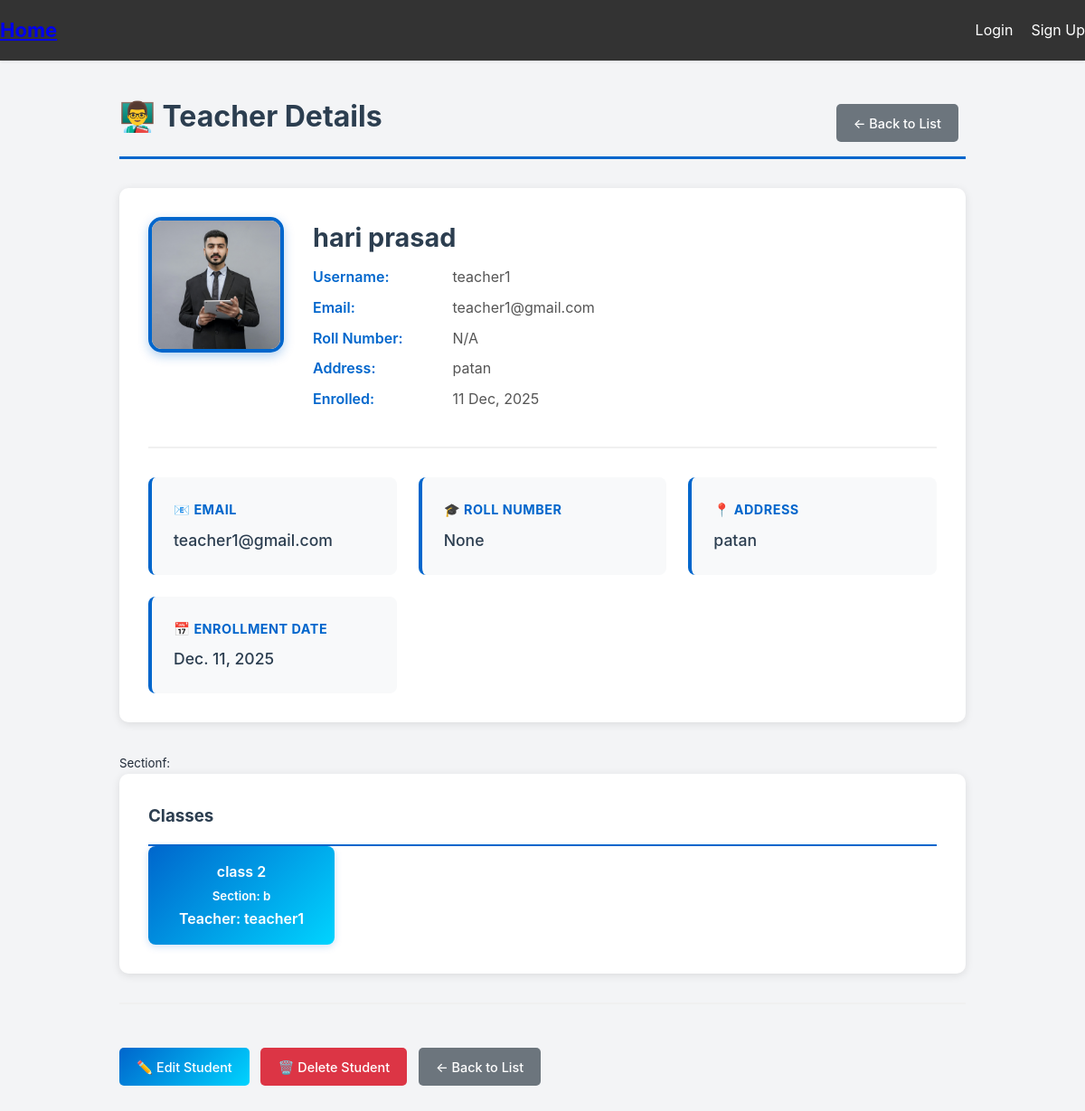
Screenshot of /teacher_detail/5 with the database file from the repository.
### base/models.py (models this page shows, shortened)
class CustomUser(AbstractUser):
    USER_TYPE_CHOICES = (
        ('admin', 'Admin'),
        ('teacher', 'Teacher'),
        ('student', 'Student'),
        ('staff', 'Staff'),
    )
    name = models.CharField(max_length=255, blank=True)
    roll_number = models.IntegerField(blank=True, null=True)
    address = models.CharField(max_length=255)
    enrollment_date = models.DateField(auto_now_add=True)
    user_type = models.CharField(max_length=10, choices=USER_TYPE_CHOICES)
    email = models.EmailField(unique=True)
    image = models.ImageField(upload_to='user_image/', blank=True, null=True)

class School_Class(models.Model):
    class_name = models.CharField(max_length=50)
    section = models.CharField(max_length=10, blank=True)
    teacher = models.ForeignKey(CustomUser, on_delete=models.SET_NULL, null=True, blank=True)
    student = models.ManyToManyField(CustomUser, related_name='classes', blank=True)

### base/views.py (the view)
# urls.py: path('teacher_detail/<int:id>', views.teacher_detail, name='teacher_detail'),
def teacher_detail(request, id):
    teacher = get_object_or_404(CustomUser, id=id, user_type='teacher')
    classes = School_Class.objects.filter(teacher=teacher)
    return render(request, 'teacher_detail.html', {
        'teacher': teacher,
        'classes': classes,
    })

### templates/teacher_detail.html (shortened to what this page needs)
{% extends 'base.html' %}
{% load static %}
{% block content %}
<div class="container">
    <div class="detail-header">
        <h1>👨‍🏫 Teacher Details</h1>
        <a href="{% url 'teacher_list' %}" class="btn btn-secondary">← Back to List</a>
    </div>
    <div class="profile-section">
        <div class="profile-header">
            <div class="profile-image">
                {% if teacher.image %}
                    <img src="{{ teacher.image.url }}" alt="{{ teacher.name }}">
                {% else %}
                    <div class="profile-image-placeholder">👨</div>
                {% endif %}
            </div>
            <div class="profile-info">
                <h2>{{ teacher.name }}</h2>
                <p><span class="info-label">Username:</span> {{ teacher.username }}</p>
                <p><span class="info-label">Email:</span> {{ teacher.email }}</p>
                <p><span class="info-label">Roll Number:</span> {{ teacher.roll_number|default:"N/A" }}</p>
                <p><span class="info-label">Address:</span> {{ teacher.address }}</p>
                <p><span class="info-label">Enrolled:</span> {{ teacher.enrollment_date|date:"d M, Y" }}</p>
            </div>
        </div>
        <div class="detail-grid">
            <div class="detail-card">
                <h3>📧 Email</h3>
                <p>{{ teacher.email }}</p>
            </div>
            <div class="detail-card">
                <h3>🎓 Roll Number</h3>
                <p>{{ teacher.roll_number}}</p>
            </div>
            <div class="detail-card">
                <h3>📍 Address</h3>
                <p>{{ teacher.address}}</p>
            </div>
            <div class="detail-card">
                <h3>📅 Enrollment Date</h3>
                <p>{{ teacher.enrollment_date}}</p>
            </div>
        </div>
    </div>
                <small>Sectionf: {{ classes.section }}</small>
   {% if classes %}
<div class="classes-section">
    <h3>Classes</h3>
    <div class="classes-list">
  {% for class in classes %}
<div class="class-badge">
    <div>{{ class.class_name }}</div>
    <small>Section: {{ class.section }}</small>
    <div>Teacher: {{ class.teacher.username }}</div>
</div>
{% endfor %}
    </div>
</div>
{% endif %}
 <div class="action-buttons">
        <a href="{% url 'teacher_update' teacher.id %}" class="btn btn-primary">✏️ Edit Student</a>
        <a href="{% url 'teacher_delete' teacher.id %}" class="btn btn-danger" onclick="return confirm('Are you sure you want to delete this student?');">🗑️ Delete Student</a>
        <a href="{% url 'teacher_list' %}" class="btn btn-secondary">← Back to List</a>
    </div>
</div>
{% endblock %}

### static/css/style.css (style rules this page uses)
* { margin: 0; padding: 0; box-sizing: border-box; }
body { font-family: -apple-system, BlinkMacSystemFont, 'Segoe UI', Roboto, 'Helvetica Neue', Arial, sans-serif; background-color: #f3f4f6; color: #1f2937; line-height: 1.6; }
.container { max-width: 1200px; margin: 0 auto; padding: 0 1rem; }
.btn { display: inline-block; padding: 0.625rem 1rem; border: none; border-radius: 0.5rem; font-size: 0.875rem; font-weight: 500; text-decoration: none; cursor: pointer; transition: all 0.15s ease; }
.btn-primary { background-color: #2563eb; color: white; }
.btn-danger { background-color: #dc2626; color: white; }

### templates/teacher_detail.html (style rules this page uses)
.container { max-width: 1000px; margin: 0 auto; padding: 2rem; }
.detail-header { display: flex; justify-content: space-between; align-items: center; margin-bottom: 2rem; padding-bottom: 1rem; border-bottom: 3px solid #0066cc; }
.detail-header h1 { margin: 0; color: #2c3e50; font-size: 2rem; }
.profile-section { background: white; padding: 2rem; border-radius: 10px; box-shadow: 0 2px 10px rgba(0, 0, 0, 0.1); margin-bottom: 2rem; }
.profile-header { display: flex; gap: 2rem; margin-bottom: 2rem; padding-bottom: 2rem; border-bottom: 2px solid #f0f0f0; }
.profile-image { flex-shrink: 0; }
.profile-image img { width: 150px; height: 150px; border-radius: 15px; object-fit: cover; border: 4px solid #0066cc; box-shadow: 0 4px 12px rgba(0, 102, 204, 0.3); }
.profile-info { flex: 1; }
.profile-info h2 { margin: 0 0 0.5rem 0; color: #2c3e50; font-size: 1.8rem; }
.profile-info p { margin: 0.5rem 0; color: #555; }
.info-label { font-weight: 600; color: #0066cc; display: inline-block; width: 150px; }
.detail-grid { display: grid; grid-template-columns: repeat(auto-fit, minmax(250px, 1fr)); gap: 1.5rem; margin-top: 1.5rem; }
.detail-card { background: #f8f9fa; padding: 1.5rem; border-radius: 8px; border-left: 4px solid #0066cc; }
.detail-card h3 { margin: 0 0 0.5rem 0; color: #0066cc; font-size: 0.9rem; text-transform: uppercase; letter-spacing: 0.5px; }
.detail-card p { margin: 0; color: #2c3e50; font-size: 1.1rem; font-weight: 500; }
.classes-section { background: white; padding: 2rem; border-radius: 10px; box-shadow: 0 2px 10px rgba(0, 0, 0, 0.1); margin-bottom: 2rem; }
.classes-section h3 { margin-top: 0; color: #2c3e50; border-bottom: 2px solid #0066cc; padding-bottom: 1rem; }
.classes-list { display: grid; grid-template-columns: repeat(auto-fill, minmax(200px, 1fr)); gap: 1rem; }
.class-badge { background: linear-gradient(135deg, #0066cc 0%, #00d4ff 100%); color: white; padding: 1rem; border-radius: 8px; text-align: center; font-weight: 600; box-shadow: 0 2px 8px rgba(0, 102, 204, 0.2); }
.btn { display: inline-block; padding: 0.6rem 1.2rem; margin-right: 0.5rem; margin-top: 1rem; border-radius: 5px; text-decoration: none; font-weight: 500; transition: all 0.3s ease; border: none; cursor: pointer; font-size: 0.9rem; }
.btn-primary { background: linear-gradient(135deg, #0066cc 0%, #00d4ff 100%); color: white; }
.btn-secondary { background: #6c757d; color: white; }
.btn-danger { background: #dc3545; color: white; }
.action-buttons { margin-top: 2rem; padding-top: 2rem; border-top: 2px solid #f0f0f0; }

### rows the page displays
CustomUser: image (picture), name "hari prasad", username "teacher1", email "teacher1@gmail.com", roll_number "N/A", address "patan", enrollment_date "11 Dec, 2025", roll_number "None", enrollment_date "Dec. 11, 2025"
School_Class: class_name "class 2", section "b", teacher.username "teacher1"
